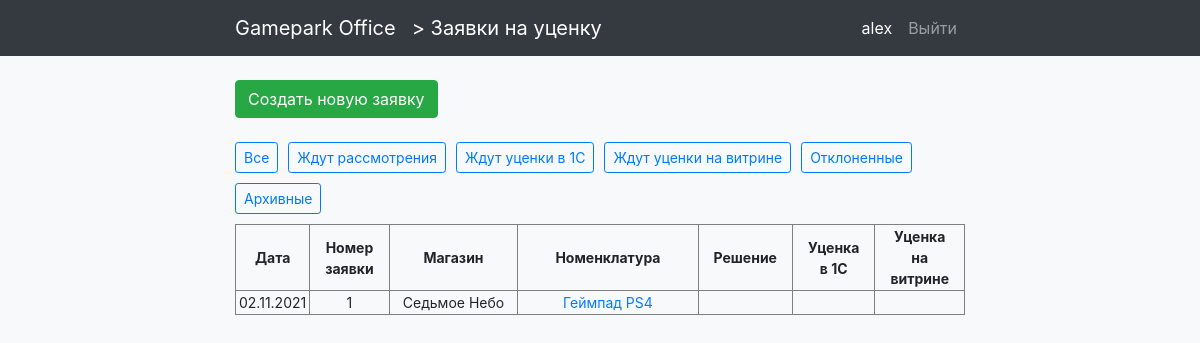
/zayavki/ (signed in), run on an earlier commit of the app's database.
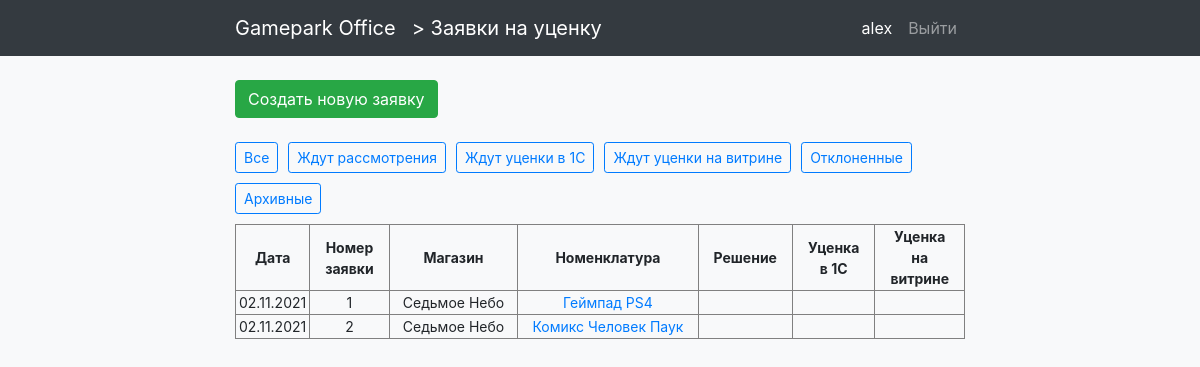
And on a later commit of the database.
### zayavki/models.py (models this page shows)
class Zayavka(models.Model):
    user = models.ForeignKey(User, default=None, null=True, on_delete=models.PROTECT)
    data = models.DateField(auto_now_add=True)
    category = models.ForeignKey(Category, on_delete=models.PROTECT)
    code = models.CharField(max_length=10)
    name = models.CharField(max_length=100)
    description = models.TextField()
    clarification = models.TextField()
    foto1 = models.ImageField(upload_to="zayavki/foto", blank=True)
    foto2 = models.ImageField(upload_to="zayavki/foto", blank=True)
    status1 = models.BooleanField()  # одобрено
    status2 = models.BooleanField()  # отклонено
    status3 = models.BooleanField()  # уценено
    status4 = models.BooleanField()  # ценник сменен
    status5 = models.BooleanField()  # остальные поля - резервные
    status6 = models.BooleanField()
    clarification_of_manager = models.CharField(max_length=150, blank=True)
    class Meta:
        verbose_name_plural = "Заявки"
        verbose_name = "Заявка"
    def __str__(self) -> str:
        return self.name

### users/models.py (models this page shows)
class User(AbstractUser):
    email = models.EmailField(blank=True)
    role = models.ForeignKey(Roles, on_delete=models.PROTECT, null=True, default=None)
    shop = models.ForeignKey(Shops, on_delete=models.PROTECT, null=True, default=None, blank=True)

class Shops(models.Model):
    nameshop = models.CharField(max_length=30)
    class Meta:
        verbose_name_plural = "Магазины"
        verbose_name = "Магазин"
    def __str__(self):
        return self.nameshop

### zayavki/views.py (the view)
# urls.py: path("", page_view, name="page_view"),
@login_required()
def page_view(request, filter=None):
    template = "zayavki/page_view.html"
    context = {
        "username" : "Нижний Новгород Мега",
        "role" : "магазин",
        "status" : "активный",
        "filters" : {
            "Все" : "all",
            "Ждут рассмотрения" : "resh",
            "Ждут уценки в 1С" : "utc",
            "Ждут уценки на витрине" : "utc_inshop",
            "Отклоненные" : "otkl",
            "Архивные" : "arch"},
        "cur_filter" : filter,
        "title" : "Заявки на уценку",
        "title_page" : "Заявки на уценку",
        "data_from_model_Zayavka" : get_data_from_model_Zayavka(filter=filter)
    }
    return render(request, template, context)

### zayavki/views.py (called while the page is built)
def get_data_from_model_Zayavka(filter):
    result = None
    if not filter or filter == "all": result = Zayavka.objects.all()
    if filter == "arch": result = Zayavka.objects.filter(status5__in=[True])  # архивные
    elif filter == "resh": result = Zayavka.objects.filter(status1__in=[False], status2__in=[False], status5__in=[False])  # ожидающие решения
    elif filter == "otkl": result = Zayavka.objects.filter(status1__in=[False], status2__in=[True], status5__in=[False])  # отклоненные
    elif filter == "utc": result = Zayavka.objects.filter(status1__in=[True],status3__in=[False], status5__in=[False])  # ожидающие уценки в 1с
    elif filter == "utc_inshop": result = Zayavka.objects.filter(status3__in=[True], status5__in=[False])  # ожидающие уценки в магазине
    return result

### zayavki/templates/zayavki/page_view.html (shortened to what this page needs)
{% extends 'main_page/base.html' %}
{% load  static %}
{% block css %}
    <link href= {% static 'styles.css' %} rel="stylesheet">
{% endblock css %}
{% block name_app %}
    <a class="navbar-brand" href="{% url 'zayavki:page_view' %}"> > Заявки на уценку</a>
{% endblock name_app %}
{% block content %}
    <div>
        <br>
        <a class="btn btn-success"  href="yandex.ru">
        Создать новую заявку
        </a>
        <br><br>
        <div class="select_filter">
            {% for name_filter, param_filter in filters.items %}
                <div>
                    {% if cur_filter != param_filter  %}
                        <a class="btn btn-outline-primary btn-sm text-nowrap" href="{% url 'zayavki:page_view_filter' param_filter %}" role="button">{{ name_filter }}</a>
                    {% else %}
                        <a class="btn btn-primary btn-sm text-nowrap" href="{% url 'zayavki:page_view_filter' param_filter %}" role="button">{{ name_filter }}</a>
                    {% endif %}
                </div>
            {% endfor %}
        </div>
        <table>
            <tr>
                <th class="col-1">Дата</th>
                <th class="col-1">Номер заявки</th>
                <th class="col-3">Магазин</th>
                <th class="col-4">Номенклатура</th>
                <th class="col-1">Решение</th>
                <th class="col-1">Уценка в 1С</th>
                <th class="col-1">Уценка на витрине</th>
            </tr>
            {%for zayavka in data_from_model_Zayavka%}
                <tr>
                    <td>{{zayavka.data|date:"d.m.Y"}}</td>
                    <td>{{zayavka.id}}</td>
                    <td>{{zayavka.user.shop}}</td>
                    <td>
                        <a href="{% url 'zayavki:one_zayavka' %}"> {{zayavka}} </a>
                    </td>
                    <td>
                    </td>
                    <td>
                    </td>
                    <td>
                    </td>
                </tr>
            {%endfor%}
        </table>
        <br>
    </div>
{% endblock content %}

What changed in the data, as far as the page shows it:
added Zayavka: data "02.11.2021", id "2", user.shop "Седьмое Небо", name "Комикс Человек Паук"
